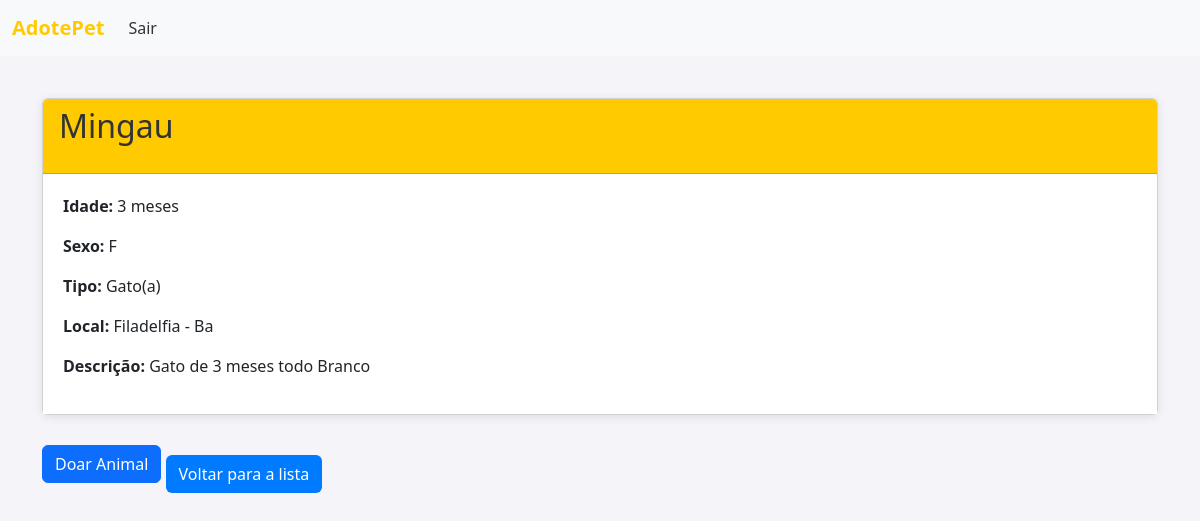
Page /animal/1/ (signed in) on the committed database.
### adote/models.py (models this page shows, shortened)
class Animal(models.Model):
    SEXO_CHOICES = [
        ('M', 'Macho'),
        ('F', 'Fêmea'),
    ]
    nome = models.CharField(max_length=100)
    idade_anos = models.PositiveIntegerField(blank=True, null=True, help_text="Preencha apenas se a idade estiver em anos.")
    idade_meses = models.PositiveIntegerField(blank=True, null=True, help_text="Preencha apenas se a idade estiver em meses.")
    sexo = models.CharField(max_length=1, choices=SEXO_CHOICES, default='M')
    tipo = models.ForeignKey(TipoAnimal, on_delete=models.CASCADE, related_name="animais")
    descricao = models.TextField(blank=True)
    local = models.ForeignKey(Local, on_delete=models.CASCADE, related_name="animais")
    adotado = models.BooleanField(default=False)
    adotante = models.ForeignKey(
        settings.AUTH_USER_MODEL,
          null=True, blank=True,
            on_delete=models.SET_NULL, related_name='animais_adotados')#Novo campo p/ o adotante
    doador = models.ForeignKey(
        settings.AUTH_USER_MODEL,
        null=True,
        blank=True,
        on_delete=models.SET_NULL,
        related_name='animais_doados'
    )
    def idade_formatada(self):
        if self.idade_anos:
            return f"{self.idade_anos} anos"
        elif self.idade_meses:
            return f"{self.idade_meses} meses"
        return "Idade não especificada"

class TipoAnimal(models.Model):
    nome = models.CharField(max_length=50, unique=True)
    descricao = models.TextField(blank=True)

class Local(models.Model):
    cidade = models.CharField(max_length=100)
    estado = models.CharField(max_length=50)

### adote/views.py (the view)
# urls.py: path('animal/<int:animal_id>/', views.detalhes_animal, name='detalhes_animal'),
@login_required
def detalhes_animal(request, animal_id):
    animal = Animal.objects.get(id=animal_id)
    return render(request, 'detalhes_animal.html', {'animal': animal})

### adote/templates/detalhes_animal.html (shortened to what this page needs)
{% extends 'base.html' %}
{% block content %}
    <div class="card">
        <div class="card-header">
            <h2>{{ animal.nome }}</h2>
        </div>
        <div class="card-body">
            <p><strong>Idade:</strong> {{ animal.idade_formatada }}</p>
            <p><strong>Sexo:</strong> {{ animal.sexo }}</p>
            <p><strong>Tipo:</strong> {{ animal.tipo.nome }}</p>
            <p><strong>Local:</strong> {{ animal.local.cidade }} - {{ animal.local.estado }}</p>
            <p><strong>Descrição:</strong> {{ animal.descricao }}</p>
        </div>
    </div>
    {% if user.is_authenticated %}
        {% if user.tipo_usuario == 'adotante' %}
            <a href="{% url 'adotar_animal' animal.id %}" class="btn btn-success">Adotar Animal</a>
        {% elif user.tipo_usuario == 'doador' %}
            <a href="{% url 'doar_animal' %}" class="btn btn-primary">Doar Animal</a>
        {% endif %}
    {% endif %}
    <a href="{% url 'lista_animais' %}" class="btn btn-custom back-link">Voltar para a lista</a>
{% endblock %}

### adote/templates/base.html (style rules this page uses)
body { background-color: #f4f4f9; padding-top: 50px; }
.card { margin-bottom: 20px; box-shadow: 0 2px 10px rgba(0, 0, 0, 0.1); }
.card-header { background-color: #ffcb00; font-weight: bold; color: #333; }
.card-body { background-color: white; padding: 20px; }
h1, h2 { color: #333; margin-bottom: 20px; }
.btn-custom { background-color: #007bff; color: white; }
.back-link { margin-top: 20px; display: inline-block; }

### rows in the picture
Animal: nome "Mingau", idade_formatada "3 meses", sexo "F", tipo.nome "Gato(a)", local.cidade "Filadelfia", local.estado "Ba", descricao "Gato de 3 meses todo Branco"
